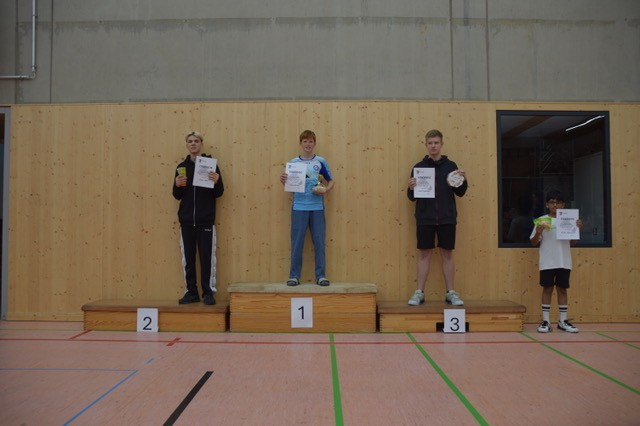
#> input picture aarush.jpg, 640 x 426 px
$ python imageprocc.py
#> lines starting #> are read from the running program, lines starting #| are printed output that depends on the picture
# -*- coding: utf-8 -*-
"""
Created on Sun Mar 22 09:13:57 2026

@author: aarus
"""

# [12 lines of commented-out code are left out]
from PIL import Image
# open the image file
img = Image.open("aarush.jpg")
#> img is the input picture: PIL image 640x426 RGB; mean R, G, B 118.3, 101.8, 84.7

#image width and height
width, height = img.size
#> width = 640; height = 426

for x in range (width):
    for y in range(height):

        #get the current pixel's Red, green and blue values
        r,g,b = img.getpixel((x,y))

        #Example:Darkmode (lowers brightness by 50%)
        r = int(r*1.5)
        g = int(g*2.5)
        b = int(b*3.5)

        #put the new, modififed pixel back in to the image
        img.putpixel((x,y),(r,g,b))
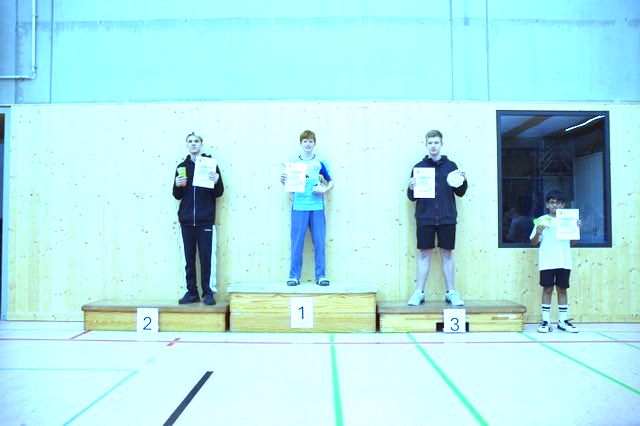
#> img: PIL image 640x426 RGB; mean R, G, B 177.2, 229.9, 231.7

#show the final edited image on the screen
img.show()
